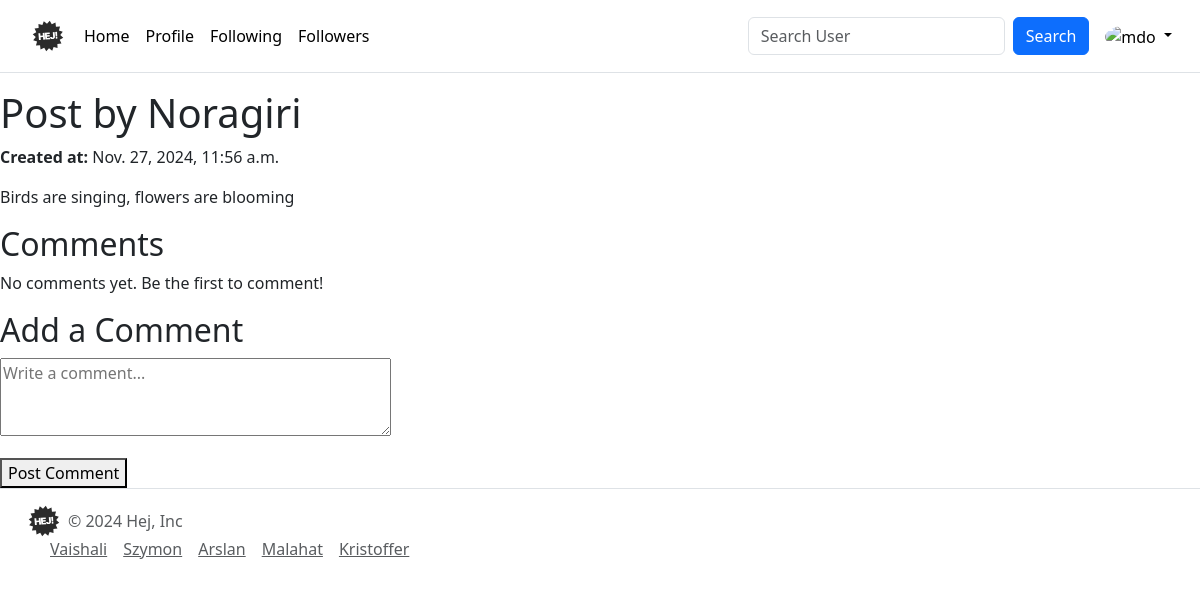
/post/2/ (signed in), run on the app's committed database.
### social_app/models.py (models this page shows, shortened)
class Post(models.Model):
    user = models.ForeignKey(
        UserProfile, on_delete=models.CASCADE, related_name="posts"
    )
    content = models.TextField()
    image = models.ImageField(upload_to="post_images/", blank=True, null=True)
    created_at = models.DateTimeField(auto_now_add=True)

class UserProfile(models.Model):
    user = models.OneToOneField(User, on_delete=models.CASCADE)
    profile_pic = models.ImageField(
        upload_to="profile_pics/", default="../static/img/user-icon.png"
    )
    bio = models.TextField(max_length=500, blank=True)
    email = models.EmailField(max_length=264, unique=True)

### social_app/views.py (the view)
# urls.py: path("post/<int:post_id>/", view_post, name="view_post"),
@login_required
def view_post(request, post_id):
    post = get_object_or_404(Post, id=post_id)
    comments = post.comments.all().order_by("-created_at")
    new_comment = None
    if request.method == "POST":
        comment_form = CommentForm(request.POST)
        if comment_form.is_valid():
            new_comment = comment_form.save(commit=False)
            new_comment.post = post
            new_comment.user = request.user
            new_comment.save()
            messages.success(request, "Comment added successfully.")
            return redirect("social_app:view_post", post_id=post.id)
    else:
        comment_form = CommentForm()
    return render(
        request,
        "social-app/view_post.html",
        {
            "post": post,
            "comments": comments,
            "comment_form": comment_form,
        },
    )

### social_app/forms.py
class CommentForm(forms.ModelForm):
    content = forms.CharField(
        widget=forms.Textarea(attrs={"rows": 3, "placeholder": "Write a comment..."}),
        label="",
    )
    class Meta:
        model = Comment
        fields = ("content",)

### templates/social-app/view_post.html (shortened to what this page needs)
{% extends "base/base.html" %}
{% block content %}
<div class="post-detail">
    <h1>Post by {{ post.user.user.username }}</h1>
    <p><strong>Created at:</strong> {{ post.created_at }}</p>
    <div class="post-content">
        <p>{{ post.content }}</p>
    </div>
</div>
<div class="comments-section">
    <h2>Comments</h2>
    {% if comments %}
    <ul>
        {% for comment in comments %}
        <li>
            <p><strong>{{ comment.user.username }}</strong> ({{ comment.created_at|date:"F j, Y, g:i a" }})</p>
            <p>{{ comment.content }}</p>
        </li>
        {% endfor %}
    </ul>
    {% else %}
    <p>No comments yet. Be the first to comment!</p>
    {% endif %}
</div>
<div class="add-comment">
    <h2>Add a Comment</h2>
    <form method="post">
        {{ comment_form.as_p }}
        <button type="submit">Post Comment</button>
    </form>
</div>
{% endblock %}

### data on the page
Post: user.user.username "Noragiri", created_at "Nov. 27, 2024, 11:56 a.m.", content "Birds are singing, flowers are blooming"
